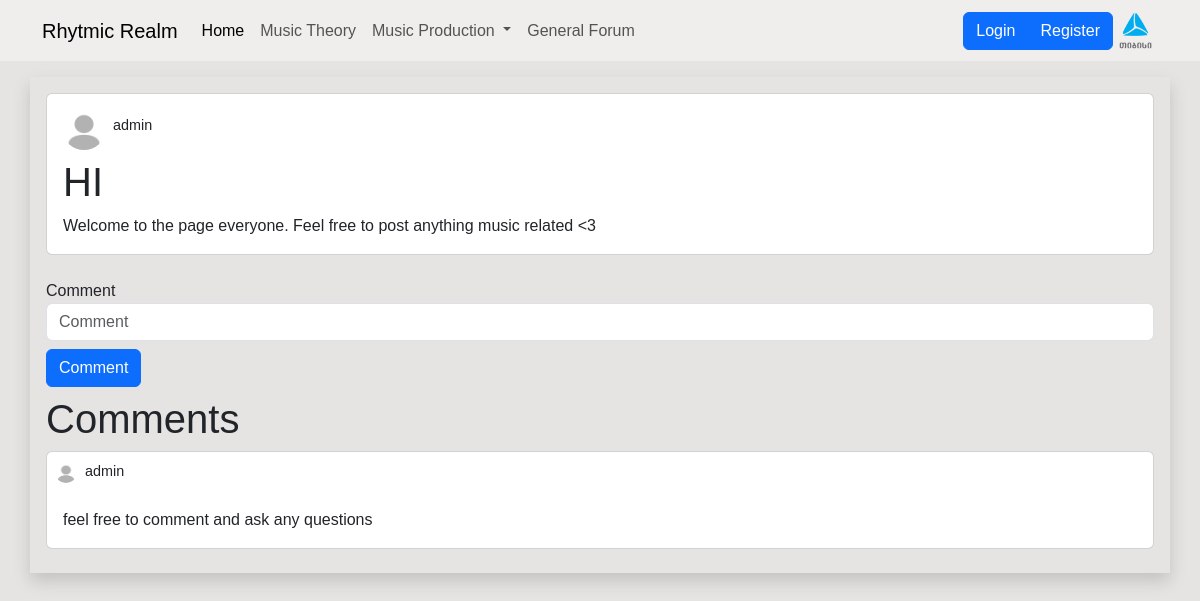
Screenshot of /post/3 with the database file from the repository.
### models.py (models this page shows, shortened)
class Base_Model():
    def add(self):
        db.session.add(self)
        db.session.commit()

class User(db.Model, UserMixin, Base_Model):
    __tablename__ = "users"
    id = db.Column(db.Integer(), primary_key=True)
    username = db.Column(db.String())
    password = db.Column(db.String())
    prof_pic = db.Column(db.String(), default="default_prof_pic.jpg")
    role = db.Column(db.String())

class Post(db.Model, Base_Model):
    __tablename__ = "posts"
    id = db.Column(db.Integer(), primary_key=True)
    title = db.Column(db.String())
    post = db.Column(db.String(), nullable=False)
    image = db.Column(db.String(), nullable=True)
    user_id = db.Column(db.Integer(), db.ForeignKey("users.id"))
    post_type=db.Column(db.String(), nullable=False)

class Comment(db.Model, Base_Model):
    __tablename__ = "comments"
    id = db.Column(db.Integer(), primary_key=True)
    text = db.Column(db.String())
    user_id = db.Column(db.Integer(), db.ForeignKey("users.id"))
    post_id = db.Column(db.Integer(), db.ForeignKey("posts.id") )

### routes.py (the view)
@app.route('/post/<int:post_id>', methods=['GET', 'POST'])
def post(post_id):
    post= Post.query.get(post_id)
    user = User.query.get(post.user_id)
    if post:
        form = CommentForm()
        if form.validate_on_submit():
            new_com = Comment(text=form.comment.data, post_id=post_id, user_id=current_user.id)
            new_com.add()
            return redirect (f'/post/{post_id}')
    else:
        return redirect("/forum")
    comments= Comment.query.filter(Comment.post_id == post_id).all()
    users_by_id = {user.id: user for user in User.query.all()}
    for comment in comments:
        comment.user = users_by_id.get(comment.user_id)
    return render_template('post.html', post=post, form=form, comments=comments, user=user )

### forms.py
class CommentForm(FlaskForm):
    comment = StringField("Comment", validators=[Length(min=1, message="Minimum 1 characters")])
    submit = SubmitField("Comment")

### routes.py (called while the page is built)
@app.context_processor
def inject_user_id():
    user_id = current_user.id if current_user.is_authenticated else None
    return dict(user_id=user_id)

### templates/post.html (shortened to what this page needs)
{% extends 'base.html' %}
{% block body%}
<div class="row">
    <div class="col-12">
        <div class="card mb-4">
            <div class="card-body">
                <div class="row">
                    <div class="profile-container">
                        <a href="/profile/{{user.id}}" class="nav-link">
                            <img src="/static/Images/{{ user.prof_pic }}" class="rounded-circle" alt="Profile" style="width: 42px; height: 40px;">
                        </a>
                        <h5 class="username">{{ user.username }}</h5>
                    </div>
                </div>
                <h1 class="card-title mt-2">{{ post['title'] }}</h1>
                <p class="card-text">{{ post['post'] }}</p>
            </div>
        </div>
    </div>
</div>
<form method="post" enctype="multipart/form-data">
    <div class="form-group">
        <label for="postTitle">Comment</label>
        {{ form.comment(class="form-control", placeholder=form.comment.label.text) }}
    </div>
    {{ form.submit(class="btn btn-primary mt-2") }}
</form>
<h1 class="mt-2">Comments</h1>
{% for comment in comments %}
<div class="col-md-12">
    <div class="card mb-2">
        <div class="row p-2">
            <div class="profile-container">
                <a href="/profile/{{ comment.user.id }}" class="nav-link">
                    <img src="/static/Images/{{ comment.user.prof_pic }}" class="rounded-circle" alt="Profile" style="width: 22px; height: 20px;">
                </a>
                <h7 class="username">{{ comment.user.username }}</h7>
            </div>
        </div>
        <div class="card-body">
            <p class="card-text">{{ comment.text }}</p>
        </div>
    </div>
</div>
{% endfor %}
{% endblock%}

### templates/base.html (shortened to what this page needs)
<!doctype html>
<html lang="en" class="bg-web">
<head>
    <link href="https://cdn.jsdelivr.net/npm/bootstrap@5.3.3/dist/css/bootstrap.min.css" rel="stylesheet"
>
    <link href="/static/styles.css" rel="stylesheet">
</head>
<body class="bg-web">
{% include "navbar.html" %}
<div class="container-md bg-container shadow mt-3 p-3 my-font">
    {% block body %}
    {% endblock %}
</div>
</body>
</html>

### templates/navbar.html (shortened to what this page needs)
<nav class="navbar navbar-expand-md bg-lavender my-font">
    <div class="container-md">
        <a class="navbar-brand cambria.font " href="/">Rhytmic Realm</a>
        <div class="collapse navbar-collapse" id="navbarSupportedContent">
            <ul class="navbar-nav me-auto mb-2 mb-lg-0">
                <li class="nav-item">
                    <a class="nav-link active" aria-current="page" href="/">Home</a>
                </li>
                <li class="nav-item">
                    <a class="nav-link" href="/music_theory">Music Theory</a>
                </li>
                <li class="nav-item dropdown">
                    <a class="nav-link dropdown-toggle" href="#" role="button" data-bs-toggle="dropdown"
                       aria-expanded="false">
                        Music Production
                    </a>
                </li>
                  <li class="nav-item">
                    <a class="nav-link" href="/forum"> General Forum </a>
                </li>
            </ul>
            <div class="btn-group">
                {% if current_user.is_authenticated %}
                <a href="{{ url_for('profile', user_id=user_id) }}" class="nav-link">
                    <img src="/static/Images/{{ current_user.prof_pic }}" class="rounded-circle" alt="Profile" style="width: 42px; height: 40px;">
                </a>
                <a href="/logout" class="btn btn-primary ms-2">Logout</a>
                {% else %}
                <a href="/login" class="btn btn-primary" aria-current="page">Login</a>
                <a href="/register" class="btn btn-primary">Register</a>
                {% endif %}
            </div>
            <a href="https://www.tbceducation.ge/"> <img src="{{ url_for('static', filename='images/tbc-logo.png') }}" height="45">  </a>
        </div>
    </div>
</nav>

### static/styles.css (style rules this page uses)
.bg-lavender { background-color: #f0eded; }
.bg-web { background-color: #e6e3e3; }
.bg-container { background-color: #e6e3e3; }
.my-font { font-family: Futura, Trebuchet MS, Arial, sans-serif; }
.profile-container { display: flex; align-items: center; }
.username { margin-left: 10px; }
.username { margin-left: 0.5rem; font-size: 0.9rem; }

### rows the page displays
User: prof_pic (placeholder picture), username "admin"
Post: title "HI", post "Welcome to the page everyone. Feel free to post anything music related <3"
Comment: user.prof_pic (placeholder picture), user.username "admin", text "feel free to comment and ask any questions"
